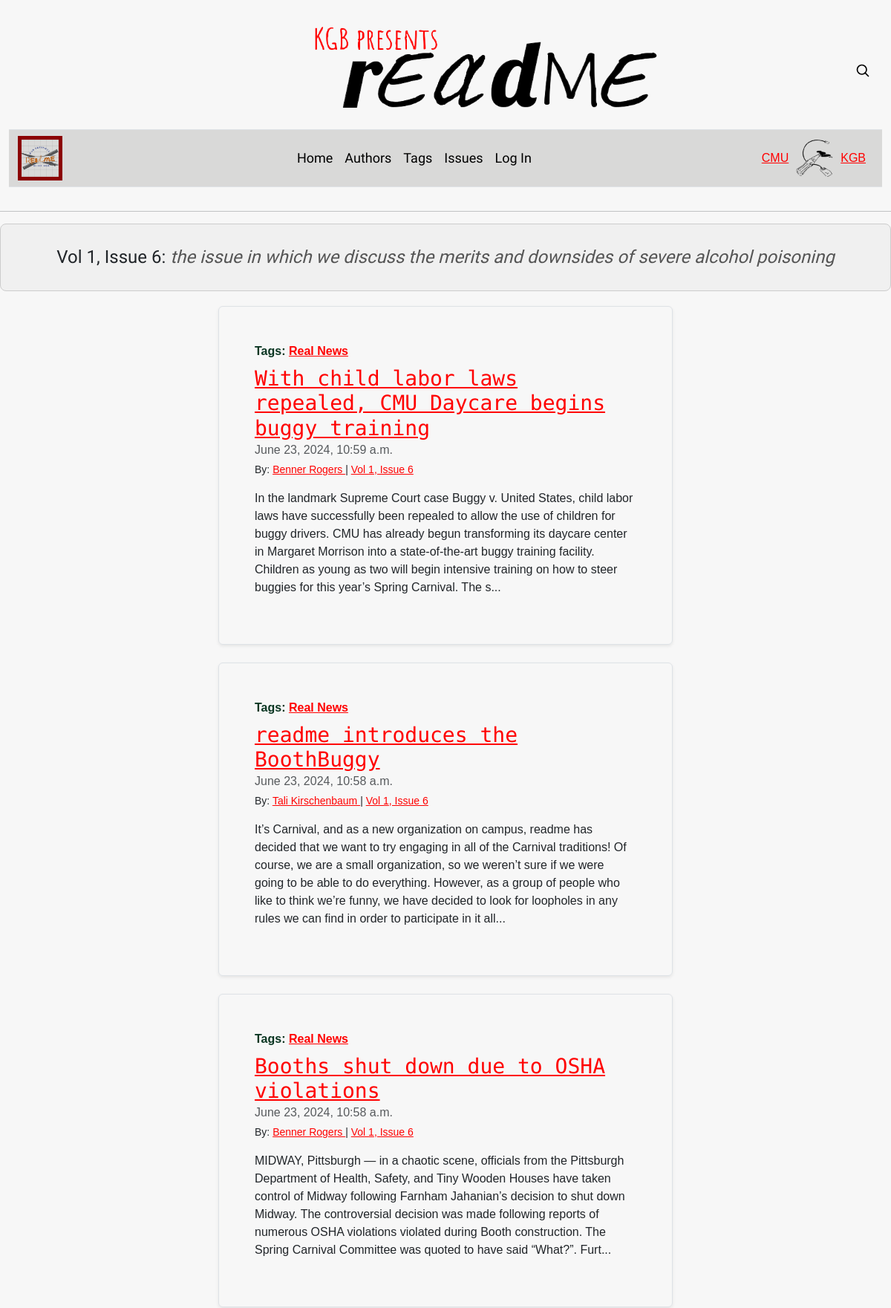
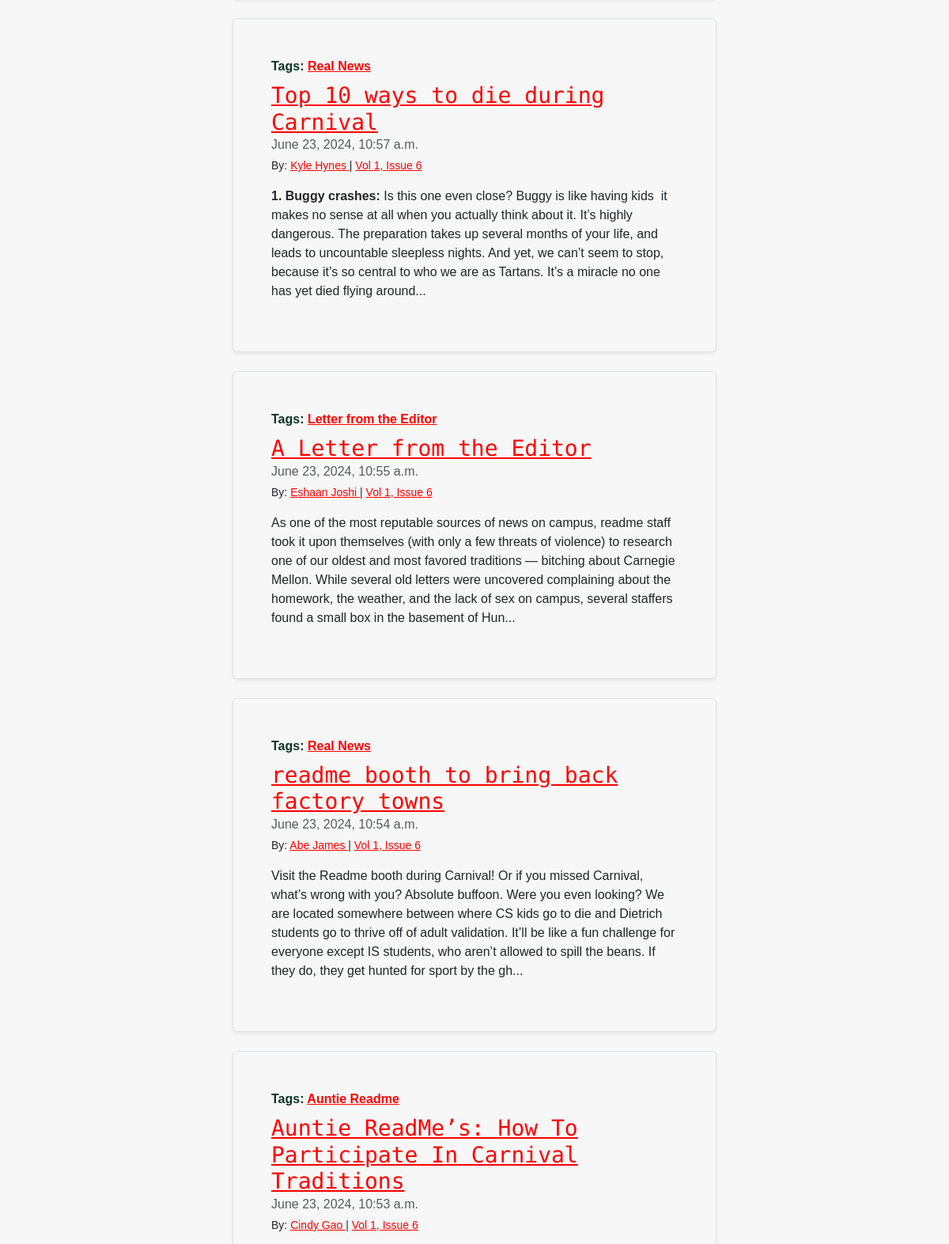
Page /issue/1/6 (upper part) on the committed database (2 pictures, top to bottom).
### articles/models.py (models this page shows, shortened)
class Issue(models.Model):
    name = models.CharField(max_length=255)
    vol = models.IntegerField(default=0)
    num = models.IntegerField(default=0)
    class Meta:
        verbose_name_plural = "issues"
    def fold(self):
        return f"{self.vol}-{self.num}"

class Post(models.Model):
    title = models.CharField(max_length=225)
    authors = models.ManyToManyField("Author", related_name="posts")
    body = models.TextField()
    created_on = models.DateTimeField(auto_now_add=True)
    last_modified = models.DateTimeField(auto_now=True)
    categories = models.ManyToManyField("Category", related_name="posts")
    slug = models.SlugField()
    issues = models.ForeignKey("Issue", on_delete=models.CASCADE)

class Category(models.Model):
    name = models.CharField(max_length=30, unique=True)
    class Meta:
        verbose_name_plural = "categories"

class Author(models.Model):
    name = models.CharField(max_length=255)
    img = models.TextField(default="anon.jpg")
    bio = models.TextField(default="Unknowable and Mysterious")
    roles = models.TextField(default="Staffwriter")
    pronouns = models.CharField(max_length=255, default="LEFT_EMPTY")
    major = models.CharField(max_length=255, default="LEFT_EMPTY")
    year = models.CharField(max_length=255, default="LEFT_EMPTY")
    location = models.CharField(max_length=255, default="LEFT_EMPTY")
    fact = models.CharField(max_length=255, default="LEFT_EMPTY")
    email = models.CharField(max_length=255, default="LEFT_EMPTY")
    socials = models.CharField(max_length=255, default="LEFT_EMPTY")
    class Meta:
        verbose_name_plural = "authors"

### articles/views.py (the view)
# urls.py: path("issue/<int:vol>/<int:num>", views.article_issue, name="article_issue"),
def article_issue(request, vol, num):
    issue = Issue.objects.get(num=num, vol=vol)
    posts = Post.objects.filter(
        issues__name__contains=issue.name
    ).order_by("-created_on")
    context = {
        "i": issue,
        "issue": issue.name,
        "posts": posts,
    }
    return render(request, "article/issue.html", context)

### articles/templatetags/tag.py (called while the page is built)
def create_md(source):
    return markdown.Markdown(extensions=["fenced_code"]).convert(source)

def add_img_folder(folder):
    def add_img(filename):
        return f"<img src=\"/static/{folder}/{filename}\" style=\"width: 50%; margin-left: 25%; height: auto;\"><br>\n\n"
    return add_img

def replace_double_braces(arg, folder):
    pattern = r'\{\{([^}]*)\}\}'
    replace = add_img_folder(folder)
    modified_text = re.sub(pattern, lambda x: replace(x.group(1)), arg)
    return modified_text

### articles/templates/article/issue.html (shortened to what this page needs)
{% extends "article/index.html" %}
{% block page_title %}
<head>
</head>
<body>
    <div class="title-block">
        <h3>Vol {{ i.vol }}, Issue {{ i.num }}:<em> {{ issue }}</em></h3>
    </div>
</body>
{% endblock page_title %}

### articles/templates/article/index.html (shortened to what this page needs)
{% extends "base.html" %}
{% block page_content %}
    {% block posts %}
    <div>
        {% for post in posts %}
        <div class="row">
        <div class="col-md-3"></div>
        <div class="col-md-6  col-centered  g-0 border rounded overflow-hidden mb-4 shadow-sm h-md-250 p-4 justify-content-center">
                       <div class="col p-4 d-flex flex-column position-static">
                    <strong class="d-inline-block mb-2 text-success-emphasis">
                        Tags: {% for category in post.categories.all %}
                    <a href="{% url 'article_category' category.name %}">
                        {{ category.name }}
                    </a>
                {% endfor %}
                    </strong>
                    <h3 class="mb-0" style="font-family: Cutive Mono;"><a href="{% url 'article_detail' post.slug post.pk %}">{{ post.title }}</a></h3>
                    <div class="mb-1 text-body-secondary">{{post.created_on}}</div>
                         <small>
                            By:
                            {% for author in post.authors.all %}
                                <a href="{% url 'article_author' author.name %}">
                                    {{ author.name }}
                                </a> |
                            {% endfor %}
                            <a href="{% url 'article_issue' post.issues.vol post.issues.num %}">
                                Vol {{ post.issues.vol }}, Issue {{ post.issues.num}}
                            </a>
                        </small>
                    {% load tag %}
            <p>{{ post.body|slice:":400"|create_md|  imgswitch:post.issues.fold | safe | slice:":400" }}...</p>
                </div>
            </div>
        </div>
                {% endfor %}
    </div>
    {% endblock posts %}
{% endblock page_content %}

### templates/base.html (style rules this page uses)
a:link { color: red; }

### articles/templates/article/issue.html (style rules this page uses)
body { font-family: 'Raleway', sans-serif; background-color: #f7f7f7; margin: 0; padding: 0; }
.title-block { text-align: center; padding: 20px; background-color: #f0f0f0; border: 1px solid #ccc; border-radius: 8px; margin-bottom: 20px; }
.title-block h3 { font-family: 'Special Elite', cursive; font-size: 24px; margin: 0; padding: 10px; }
.title-block em { font-style: italic; color: #555; }

### rows in the picture
Issue: vol "1", num "6", name "the issue in which we discuss the merits and downsides of severe alcohol poisoning"
Post: title "With child labor laws repealed, CMU Daycare begins buggy training", created_on "June 23, 2024, 10:59 a.m.", issues.vol "1", issues.num "6", body|create_md "In the landmark Supreme Court case Buggy v. United States, child labor laws have successfully been repealed to allow the use of children for buggy drivers. CMU has already begun transforming its daycare center in Margaret Morrison into a state-of-the-art buggy training facility. Children as young as two will begin intensive training on how to steer buggies for this year’s Spring Carnival. The s"
Category: name "Real News"
Author: name "Benner Rogers"
Post: title "readme introduces the BoothBuggy", created_on "June 23, 2024, 10:58 a.m.", issues.vol "1", issues.num "6", body|create_md "It’s Carnival, and as a new organization on campus, readme has decided that we want to try engaging in all of the Carnival traditions! Of course, we are a small organization, so we weren’t sure if we were going to be able to do everything. However, as a group of people who like to think we’re funny, we have decided to look for loopholes in any rules we can find in order to participate in it all"
Author: name "Tali Kirschenbaum"
Post: title "Booths shut down due to OSHA violations", created_on "June 23, 2024, 10:58 a.m.", issues.vol "1", issues.num "6", body|create_md "MIDWAY, Pittsburgh — in a chaotic scene, officials from the Pittsburgh Department of Health, Safety, and Tiny Wooden Houses have taken control of Midway following Farnham Jahanian’s decision to shut down Midway. The controversial decision was made following reports of numerous OSHA violations violated during Booth construction. The Spring Carnival Committee was quoted to have said “What?”. Furt"
Post: title "Top 10 ways to die during Carnival", created_on "June 23, 2024, 10:57 a.m.", issues.vol "1", issues.num "6", body|create_md "1. Buggy crashes: Is this one even close? Buggy is like having kids ­ it makes no sense at all when you actually think about it. It’s highly dangerous. The preparation takes up several months of your life, and leads to uncountable sleepless nights. And yet, we can’t seem to stop, because it’s so central to who we are as Tartans. It’s a miracle no one has yet died flying around"
Author: name "Kyle Hynes"
Post: title "A Letter from the Editor", created_on "June 23, 2024, 10:55 a.m.", issues.vol "1", issues.num "6", body|create_md "As one of the most reputable sources of news on campus, readme staff took it upon themselves (with only a few threats of violence) to research one of our oldest and most favored traditions — bitching about Carnegie Mellon. While several old letters were uncovered complaining about the homework, the weather, and the lack of sex on campus, several staffers found a small box in the basement of Hun"
Category: name "Letter from the Editor"
Author: name "Eshaan Joshi"
Post: title "readme booth to bring back factory towns", created_on "June 23, 2024, 10:54 a.m.", issues.vol "1", issues.num "6", body|create_md "Visit the Readme booth during Carnival! Or if you missed Carnival, what’s wrong with you? Absolute buffoon. Were you even looking? We are located somewhere between where CS kids go to die and Dietrich students go to thrive off of adult validation. It’ll be like a fun challenge for everyone except IS students, who aren’t allowed to spill the beans. If they do, they get hunted for sport by the gh"
Author: name "Abe James"
Post: title "Auntie ReadMe’s: How To Participate In Carnival Traditions", created_on "June 23, 2024, 10:53 a.m.", issues.vol "1", issues.num "6"
Category: name "Auntie Readme"
Author: name "Cindy Gao"
